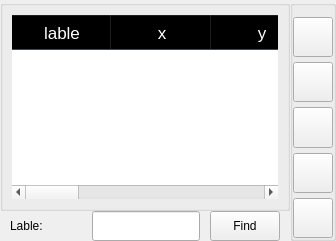
                  <widget class="QWidget" name="tab_4">
                   <property name="styleSheet">
                    <string notr="true"/>
                   </property>
                   <attribute name="title">
                    <string>1. Particle Search</string>
                   </attribute>
                   <layout class="QHBoxLayout" name="horizontalLayout_30">
                    <property name="spacing">
                     <number>0</number>
                    </property>
                    <property name="leftMargin">
                     <number>0</number>
                    </property>
                    <property name="topMargin">
                     <number>0</number>
                    </property>
                    <property name="rightMargin">
                     <number>0</number>
                    </property>
                    <property name="bottomMargin">
                     <number>0</number>
                    </property>
                    <item>
                     <layout class="QHBoxLayout" name="horizontalLayout_6" stretch="9,1">
                      <property name="spacing">
                       <number>0</number>
                      </property>
                      <item>
                       <layout class="QVBoxLayout" name="verticalLayout_5" stretch="7,1">
                        <item>
                         <widget class="QGroupBox" name="groupBox_8">
                          <property name="title">
                           <string/>
                          </property>
                          <layout class="QHBoxLayout" name="horizontalLayout_7">
                           <item>
                            <widget class="QTableWidget" name="tableWidget">
                             <property name="styleSheet">
                              <string notr="true">
QHeaderView                   
{
    background:  rgba(127, 143, 166,0.7); 
	min-height: 35px;    
    font-size:17px;	
	color: #fff;
}

QHeaderView::section{

}

/* 表格设置*/ 
QTableView{  /** QTableView设置 */
	color: #fff;
    border: none;
}

QTableWidget::item
{
    border-bottom:1px solid #aaa ;
}


QTableWidget::item
{
    color:white;
	background:transparent;
}
QTableWidget::item::selected
{
    color:white;
    background: rgba(255,255,255,0.2);
}</string>
                             </property>
                             <attribute name="horizontalHeaderMinimumSectionSize">
                              <number>30</number>
                             </attribute>
                             <column>
                              <property name="text">
                               <string>lable</string>
                              </property>
                             </column>
                             <column>
                              <property name="text">
                               <string>x</string>
                              </property>
                             </column>
                             <column>
                              <property name="text">
                               <string>y</string>
                              </property>
                             </column>
                             <column>
                              <property name="text">
                               <string>z</string>
                              </property>
                             </column>
                             <column>
                              <property name="text">
                               <string>a</string>
                              </property>
                             </column>
                             <column>
                              <property name="text">
                               <string>b</string>
                              </property>
                             </column>
                             <column>
                              <property name="text">
                               <string>start angle</string>
                              </property>
                             </column>
                             <column>
                              <property name="text">
                               <string>end angle</string>
                              </property>
                             </column>
                             <column>
                              <property name="text">
                               <string>step</string>
                              </property>
                             </column>
                            </widget>
                           </item>
                          </layout>
                         </widget>
                        </item>
                        <item>
                         <layout class="QHBoxLayout" name="horizontalLayout_29" stretch="0,3,1">
                          <property name="spacing">
                           <number>10</number>
                          </property>
                          <property name="leftMargin">
                           <number>10</number>
                          </property>
                          <property name="rightMargin">
                           <number>10</number>
                          </property>
                          <item>
                           <widget class="QLabel" name="label_10">
                            <property name="sizePolicy">
                             <sizepolicy hsizetype="Expanding" vsizetype="Expanding">
                              <horstretch>0</horstretch>
                              <verstretch>0</verstretch>
                             </sizepolicy>
                            </property>
                            <property name="minimumSize">
                             <size>
                              <width>72</width>
                              <height>0</height>
                             </size>
                            </property>
                            <property name="text">
                             <string>Lable:</string>
                            </property>
                           </widget>
                          </item>
                          <item>
                           <widget class="QLineEdit" name="lineEdit_exptime2_2">
                            <property name="sizePolicy">
                             <sizepolicy hsizetype="Expanding" vsizetype="Expanding">
                              <horstretch>0</horstretch>
                              <verstretch>0</verstretch>
                             </sizepolicy>
                            </property>
                            <property name="maximumSize">
                             <size>
                              <width>16777215</width>
                              <height>35</height>
                             </size>
                            </property>
                           </widget>
                          </item>
                          <item>
                           <widget class="QPushButton" name="pushButton_open_particle_2">
                            <property name="sizePolicy">
                             <sizepolicy hsizetype="Expanding" vsizetype="Expanding">
                              <horstretch>0</horstretch>
                              <verstretch>0</verstretch>
                             </sizepolicy>
                            </property>
                            <property name="maximumSize">
                             <size>
                              <width>70</width>
                              <height>30</height>
                             </size>
                            </property>
                            <property name="text">
                             <string>Find</string>
                            </property>
                           </widget>
                          </item>
                         </layout>
                        </item>
                       </layout>
                      </item>
                      <item>
                       <widget class="QGroupBox" name="groupBox_5">
                        <property name="styleSheet">
                         <string notr="true"/>
                        </property>
                        <property name="title">
                         <string/>
                        </property>
                        <layout class="QVBoxLayout" name="verticalLayout_24">
                         <property name="spacing">
                          <number>5</number>
                         </property>
                         <property name="leftMargin">
                          <number>0</number>
                         </property>
                         <property name="topMargin">
                          <number>11</number>
                         </property>
                         <property name="rightMargin">
                          <number>0</number>
                         </property>
                         <property name="bottomMargin">
                          <number>0</number>
                         </property>
                         <item>
                          <widget class="QPushButton" name="pushButton_Add">
                           <property name="sizePolicy">
                            <sizepolicy hsizetype="Expanding" vsizetype="Expanding">
                             <horstretch>0</horstretch>
                             <verstretch>0</verstretch>
                            </sizepolicy>
                           </property>
                           <property name="maximumSize">
                            <size>
                             <width>16777215</width>
                             <height>16777215</height>
                            </size>
                           </property>
                           <property name="styleSheet">
                            <string notr="true">font-weight: 100;
</string>
                           </property>
                           <property name="text">
                            <string/>
                           </property>
                           <property name="icon">
                            <iconset>
                             <normaloff>svg/添加.svg</normaloff>svg/添加.svg</iconset>
                           </property>
                           <property name="iconSize">
                            <size>
                             <width>22</width>
                             <height>22</height>
                            </size>
                           </property>
                          </widget>
                         </item>
                         <item>
                          <widget class="QPushButton" name="pushButton_update_stage">
                           <property name="sizePolicy">
                            <sizepolicy hsizetype="Expanding" vsizetype="Expanding">
                             <horstretch>0</horstretch>
                             <verstretch>0</verstretch>
                            </sizepolicy>
                           </property>
                           <property name="maximumSize">
                            <size>
                             <width>16777215</width>
                             <height>16777215</height>
                            </size>
                           </property>
                           <property name="styleSheet">
                            <string notr="true">font-weight: 100;

</string>
                           </property>
                           <property name="text">
                            <string/>
                           </property>
                           <property name="icon">
                            <iconset>
                             <normaloff>svg/更新.svg</normaloff>svg/更新.svg</iconset>
                           </property>
                           <property name="iconSize">
                            <size>
                             <width>22</width>
                             <height>22</height>
                            </size>
                           </property>
                          </widget>
                         </item>
                         <item>
                          <widget class="QPushButton" name="pushButton_Remove">
                           <property name="sizePolicy">
                            <sizepolicy hsizetype="Expanding" vsizetype="Expanding">
                             <horstretch>0</horstretch>
                             <verstretch>0</verstretch>
                            </sizepolicy>
                           </property>
                           <property name="maximumSize">
                            <size>
                             <width>16777215</width>
                             <height>16777215</height>
                            </size>
                           </property>
                           <property name="styleSheet">
                            <string notr="true">QPushButton{
	font-weight: 100;
}

QPushButton:hover{
	cursor: pointer;
}

</string>
                           </property>
                           <property name="text">
                            <string/>
                           </property>
                           <property name="icon">
                            <iconset>
                             <normaloff>svg/删除.svg</normaloff>svg/删除.svg</iconset>
                           </property>
                           <property name="iconSize">
                            <size>
                             <width>22</width>
                             <height>22</height>
                            </size>
                           </property>
                          </widget>
                         </item>
                         <item>
                          <widget class="QPushButton" name="pushButton_save_particle">
                           <property name="sizePolicy">
                            <sizepolicy hsizetype="Expanding" vsizetype="Expanding">
                             <horstretch>0</horstretch>
                             <verstretch>0</verstretch>
                            </sizepolicy>
                           </property>
                           <property name="maximumSize">
                            <size>
                             <width>16777215</width>
                             <height>16777215</height>
                            </size>
                           </property>
                           <property name="styleSheet">
                            <string notr="true">font-weight: 100;

</string>
                           </property>
                           <property name="text">
                            <string/>
                           </property>
                           <property name="icon">
                            <iconset>
                             <normaloff>svg/保存.svg</normaloff>svg/保存.svg</iconset>
                           </property>
                           <property name="iconSize">
                            <size>
                             <width>22</width>
                             <height>22</height>
                            </size>
                           </property>
                          </widget>
                         </item>
                         <item>
                          <widget class="QPushButton" name="pushButton_open_particle">
                           <property name="sizePolicy">
                            <sizepolicy hsizetype="Expanding" vsizetype="Expanding">
                             <horstretch>0</horstretch>
                             <verstretch>0</verstretch>
                            </sizepolicy>
                           </property>
                           <property name="maximumSize">
                            <size>
                             <width>16777215</width>
                             <height>16777215</height>
                            </size>
                           </property>
                           <property name="styleSheet">
                            <string notr="true">font-weight: 100;

</string>
                           </property>
                           <property name="text">
                            <string/>
                           </property>
                           <property name="icon">
                            <iconset>
                             <normaloff>svg/打开.svg</normaloff>svg/打开.svg</iconset>
                           </property>
                           <property name="iconSize">
                            <size>
                             <width>22</width>
                             <height>22</height>
                            </size>
                           </property>
                          </widget>
                         </item>
                        </layout>
                       </widget>
                      </item>
                     </layout>
                    </item>
                   </layout>
                  </widget>
